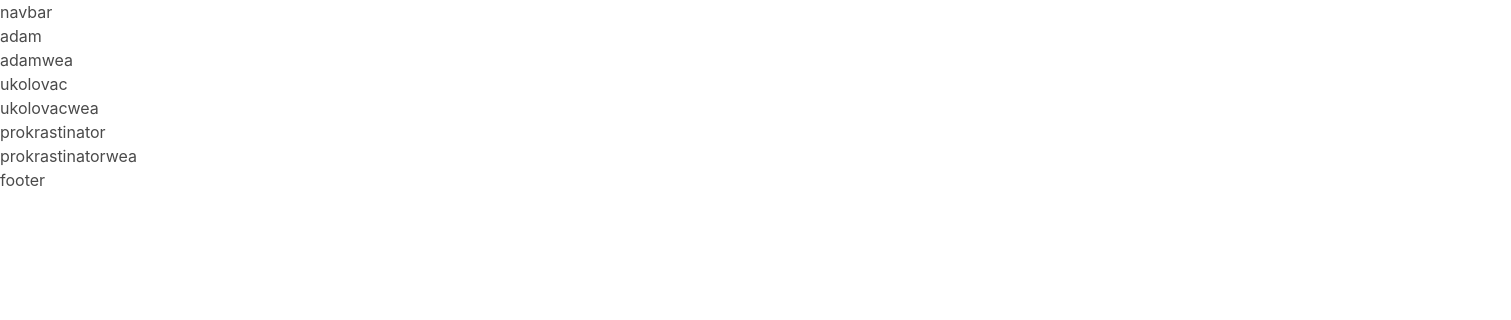
Before: / with the older database file.
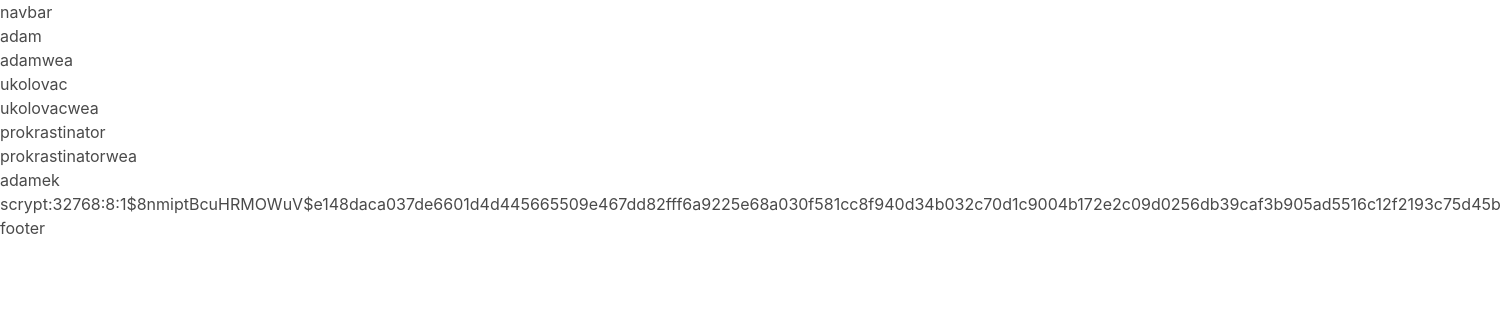
After: the same page with the newer database file.
### models.py (models this page shows, shortened)
class User(db.Model):
    __tablename__ = "users"
    id = db.Column(db.Integer, primary_key=True)
    username = db.Column(db.String(20), unique=True, nullable=False)
    password = db.Column(db.String(60), nullable=False)
    created_at = db.Column(db.DateTime, nullable=False, default=datetime.utcnow)
    updated_at = db.Column(db.DateTime, nullable=False, default=datetime.utcnow, onupdate=datetime.utcnow)

### app.py (the view)
@app.route('/')
def home():
    users = User.query.all()
    return render_template("pages/home.html", users=users)

### templates/pages/home.html
{% extends "base.html" %}
{% block content %}
<div>
    <ul>
        {% for user in users %}
            <li>{{ user.username|e }} <br> {{ user.password|e }} </li>
        {% else %}
            <li><em>no users found</em></li>
        {% endfor %}
    </ul>
</div>
{% endblock %}

### templates/base.html (shortened to what this page needs)
<!DOCTYPE html>
<html lang="cs">
<head>
  <link rel="stylesheet" href="https://cdn.jsdelivr.net/npm/bulma@0.9.4/css/bulma.min.css">
  <link rel="stylesheet" href="{{ url_for('static', filename='styles.css') }}">
</head>
<body>
  {% include "navbar.html" %}
  <main>
    {% block content %}{% endblock %}
  </main>
  {% include "footer.html" %}
</body>
</html>

### templates/navbar.html
<nav>
    navbar
</nav>

### templates/footer.html
<footer>
    footer
</footer>

Changed rows visible on the page:
added User: username "adamek", password "scrypt:32768:8:1$8nmiptBcuHRMOWuV$e148daca037de6601d4d445665509e467dd82fff6a9225e68a030f581cc8f940d34b032c70d1c9004b172e2c09d0256db39caf3b905ad5516c12f2193c75d45b"
